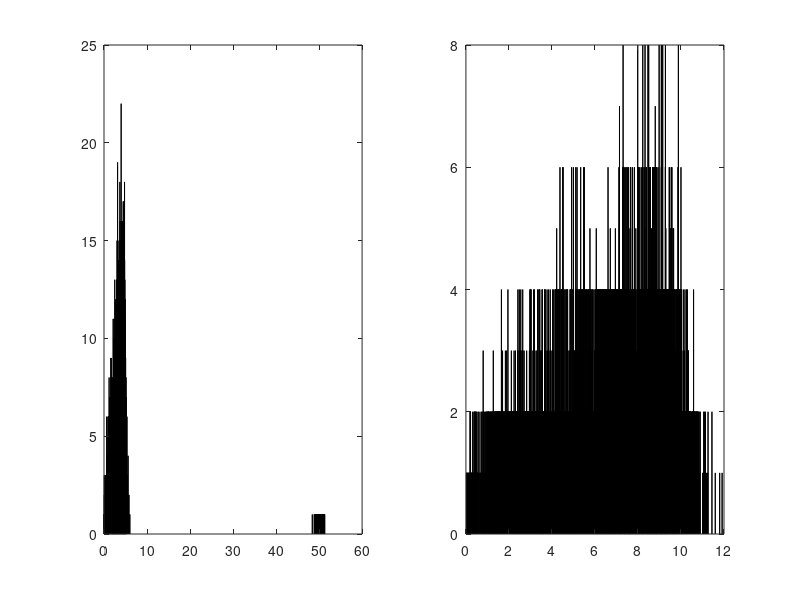

Source code (MATLAB):
%Question 3
%Reid McIlroy-Young
%20416412
%January 21 2014

randCollector = []; %Collects rand eigenvalues

for loop = 0:99
    %loops 100 times and produces 100 eigenvlaues a loop
    randCollector = [abs(eig(round(rand(100,100)))), randCollector];
endfor
%randCollector ends with 10000 values

randnCollector = []; %Collects randn eigenvalues

for loop = 0:99
    %loops 100 times and produces 100 eigenvlaues a loop
    randnCollector = [abs(eig((randn(100,100)))), randnCollector];
endfor
%randCollector ends with 10000 values

setenv GNUTERM dumb %necessary for portability 


%plotting
subplot(1,2,1)
hist(randCollector,200)
subplot(1,2,2)
hist(randnCollector,200)

pause() %pauses


%{
Produces
+------------------------------------------------------------------------------+
|                                                                              |
|       8 ++--+--+---+---+---+--+--++     20 ++--+----+---+---+----+--++       |
|         +------------------------++        +------------------------++       |
|       7 |+         +|+|+||       |+        | |                      ||       |
|         |          |||||||       ||        | +                      ||       |
|       6 |+   +  +++|+|+++++      |+     15 |+|                      |+       |
|         |    |  |||||||||||      ||        |+|                      ||       |
|       5 |+   |  |||+|++|+||      |+        ||+                      ||       |
|         |    |  |||||||||||      ||        |+|                      ||       |
|       4 |+  ++++++|++++++++++    |+     10 |++                      |+       |
|         |   |||||||||||||||||    ||        |+|                      ||       |
|         |   |||||||||||||||||    ||        |+|                      ||       |
|       3 |++++|+||+|||||||||++    |+        |+|                      ||       |
|         | |||||||||||||||||||    ||        |||                      ||       |
|       2 |++|+++++||+|++|+|++|++  |+      5 |+|                      |+       |
|         |||||||||||||||||||||||  ||        |+|                      ||       |
|       1 |+++||||+||||+||||||++|  |+        |+|                      ||       |
|         ||||+||+|||+|||+|||+||+  |+        |||++    +   +   +   ++  |+       |
|       0 +------------------------++      0 +------------------------++       |
|         0   2  4   6   8  10 12  14        0  10   20  30  40   50  60       |
+------------------------------------------------------------------------------+
%}
